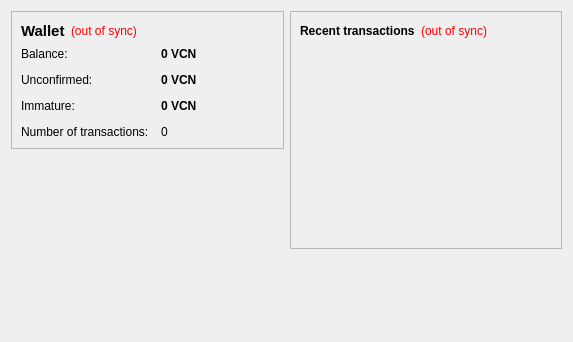
<?xml version="1.0" encoding="UTF-8"?>
<ui version="4.0">
 <class>OverviewPage</class>
 <widget class="QWidget" name="OverviewPage">
  <property name="geometry">
   <rect>
    <x>0</x>
    <y>0</y>
    <width>573</width>
    <height>342</height>
   </rect>
  </property>
  <property name="windowTitle">
   <string>Form</string>
  </property>
  <layout class="QHBoxLayout" name="horizontalLayout" stretch="1,1">
   <item>
    <layout class="QVBoxLayout" name="verticalLayout_2">
     <item>
      <widget class="QFrame" name="frame">
       <property name="frameShape">
        <enum>QFrame::StyledPanel</enum>
       </property>
       <property name="frameShadow">
        <enum>QFrame::Raised</enum>
       </property>
       <layout class="QVBoxLayout" name="verticalLayout_4">
        <item>
         <layout class="QHBoxLayout" name="horizontalLayout_4">
          <item>
           <widget class="QLabel" name="label_5">
            <property name="font">
             <font>
              <pointsize>11</pointsize>
              <weight>75</weight>
              <bold>true</bold>
             </font>
            </property>
            <property name="text">
             <string>Wallet</string>
            </property>
           </widget>
          </item>
          <item>
           <widget class="QLabel" name="labelWalletStatus">
            <property name="toolTip">
             <string>The displayed information may be out of date. Your wallet automatically synchronizes with the VaynerCoin network after a connection is established, but this process has not completed yet.</string>
            </property>
            <property name="styleSheet">
             <string notr="true">QLabel { color: red; }</string>
            </property>
            <property name="text">
             <string notr="true">(out of sync)</string>
            </property>
            <property name="alignment">
             <set>Qt::AlignLeading|Qt::AlignLeft|Qt::AlignVCenter</set>
            </property>
           </widget>
          </item>
          <item>
           <spacer name="horizontalSpacer_2">
            <property name="orientation">
             <enum>Qt::Horizontal</enum>
            </property>
            <property name="sizeHint" stdset="0">
             <size>
              <width>40</width>
              <height>20</height>
             </size>
            </property>
           </spacer>
          </item>
         </layout>
        </item>
        <item>
         <layout class="QFormLayout" name="formLayout_2">
          <property name="fieldGrowthPolicy">
           <enum>QFormLayout::AllNonFixedFieldsGrow</enum>
          </property>
          <property name="horizontalSpacing">
           <number>12</number>
          </property>
          <property name="verticalSpacing">
           <number>12</number>
          </property>
          <item row="0" column="0">
           <widget class="QLabel" name="label">
            <property name="text">
             <string>Balance:</string>
            </property>
           </widget>
          </item>
          <item row="0" column="1">
           <widget class="QLabel" name="labelBalance">
            <property name="font">
             <font>
              <weight>75</weight>
              <bold>true</bold>
             </font>
            </property>
            <property name="cursor">
             <cursorShape>IBeamCursor</cursorShape>
            </property>
            <property name="toolTip">
             <string>Your current balance</string>
            </property>
            <property name="text">
             <string notr="true">0 VCN</string>
            </property>
            <property name="textInteractionFlags">
             <set>Qt::LinksAccessibleByMouse|Qt::TextSelectableByKeyboard|Qt::TextSelectableByMouse</set>
            </property>
           </widget>
          </item>
          <item row="1" column="0">
           <widget class="QLabel" name="label_3">
            <property name="text">
             <string>Unconfirmed:</string>
            </property>
           </widget>
          </item>
          <item row="1" column="1">
           <widget class="QLabel" name="labelUnconfirmed">
            <property name="font">
             <font>
              <weight>75</weight>
              <bold>true</bold>
             </font>
            </property>
            <property name="cursor">
             <cursorShape>IBeamCursor</cursorShape>
            </property>
            <property name="toolTip">
             <string>Total of transactions that have yet to be confirmed, and do not yet count toward the current balance</string>
            </property>
            <property name="text">
             <string notr="true">0 VCN</string>
            </property>
            <property name="textInteractionFlags">
             <set>Qt::LinksAccessibleByMouse|Qt::TextSelectableByKeyboard|Qt::TextSelectableByMouse</set>
            </property>
           </widget>
          </item>
          <item row="3" column="0">
           <widget class="QLabel" name="label_2">
            <property name="text">
             <string>Number of transactions:</string>
            </property>
           </widget>
          </item>
          <item row="3" column="1">
           <widget class="QLabel" name="labelNumTransactions">
            <property name="toolTip">
             <string>Total number of transactions in wallet</string>
            </property>
            <property name="text">
             <string notr="true">0</string>
            </property>
           </widget>
          </item>
          <item row="2" column="0">
           <widget class="QLabel" name="labelImmatureText">
            <property name="text">
             <string>Immature:</string>
            </property>
           </widget>
          </item>
          <item row="2" column="1">
           <widget class="QLabel" name="labelImmature">
            <property name="font">
             <font>
              <weight>75</weight>
              <bold>true</bold>
             </font>
            </property>
            <property name="toolTip">
             <string>Mined balance that has not yet matured</string>
            </property>
            <property name="text">
             <string notr="true">0 VCN</string>
            </property>
            <property name="textInteractionFlags">
             <set>Qt::LinksAccessibleByMouse|Qt::TextSelectableByKeyboard|Qt::TextSelectableByMouse</set>
            </property>
           </widget>
          </item>
         </layout>
        </item>
       </layout>
      </widget>
     </item>
     <item>
      <spacer name="verticalSpacer">
       <property name="orientation">
        <enum>Qt::Vertical</enum>
       </property>
       <property name="sizeHint" stdset="0">
        <size>
         <width>20</width>
         <height>40</height>
        </size>
       </property>
      </spacer>
     </item>
    </layout>
   </item>
   <item>
    <layout class="QVBoxLayout" name="verticalLayout_3">
     <item>
      <widget class="QFrame" name="frame_2">
       <property name="frameShape">
        <enum>QFrame::StyledPanel</enum>
       </property>
       <property name="frameShadow">
        <enum>QFrame::Raised</enum>
       </property>
       <layout class="QVBoxLayout" name="verticalLayout">
        <item>
         <layout class="QHBoxLayout" name="horizontalLayout_2">
          <item>
           <widget class="QLabel" name="label_4">
            <property name="text">
             <string>&lt;b&gt;Recent transactions&lt;/b&gt;</string>
            </property>
           </widget>
          </item>
          <item>
           <widget class="QLabel" name="labelTransactionsStatus">
            <property name="toolTip">
             <string>The displayed information may be out of date. Your wallet automatically synchronizes with the VaynerCoin network after a connection is established, but this process has not completed yet.</string>
            </property>
            <property name="styleSheet">
             <string notr="true">QLabel { color: red; }</string>
            </property>
            <property name="text">
             <string notr="true">(out of sync)</string>
            </property>
            <property name="alignment">
             <set>Qt::AlignRight|Qt::AlignTrailing|Qt::AlignVCenter</set>
            </property>
           </widget>
          </item>
          <item>
           <spacer name="horizontalSpacer">
            <property name="orientation">
             <enum>Qt::Horizontal</enum>
            </property>
            <property name="sizeHint" stdset="0">
             <size>
              <width>40</width>
              <height>20</height>
             </size>
            </property>
           </spacer>
          </item>
         </layout>
        </item>
        <item>
         <widget class="QListView" name="listTransactions">
          <property name="styleSheet">
           <string notr="true">QListView { background: transparent; }</string>
          </property>
          <property name="frameShape">
           <enum>QFrame::NoFrame</enum>
          </property>
          <property name="verticalScrollBarPolicy">
           <enum>Qt::ScrollBarAlwaysOff</enum>
          </property>
          <property name="horizontalScrollBarPolicy">
           <enum>Qt::ScrollBarAlwaysOff</enum>
          </property>
          <property name="selectionMode">
           <enum>QAbstractItemView::NoSelection</enum>
          </property>
         </widget>
        </item>
       </layout>
      </widget>
     </item>
     <item>
      <spacer name="verticalSpacer_2">
       <property name="orientation">
        <enum>Qt::Vertical</enum>
       </property>
       <property name="sizeHint" stdset="0">
        <size>
         <width>20</width>
         <height>40</height>
        </size>
       </property>
      </spacer>
     </item>
    </layout>
   </item>
  </layout>
 </widget>
 <resources/>
 <connections/>
</ui>
